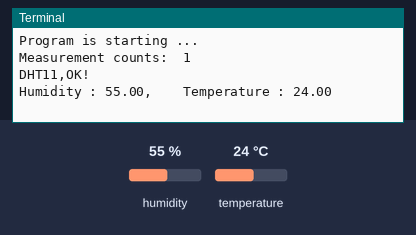
A program run on a simulated Raspberry Pi (header pin numbers). Shown: the last lines printed to the terminal. Inputs (shaded band) come from the test bench; at power-on: humidity 55 %, temperature 24 °C.

Above: at 1.2 s.
1.3 s: humidity set to 22 %
At 3.0 s:
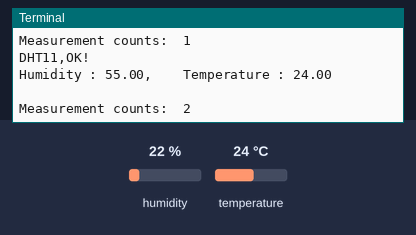
4.7 s: temperature set to 12 °C
At 6.9 s:
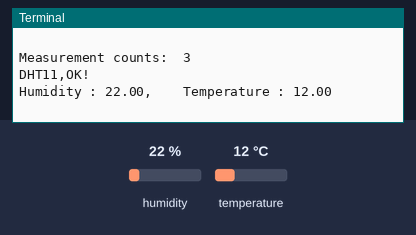
8.1 s: humidity set to 40 %
At 8.6 s:
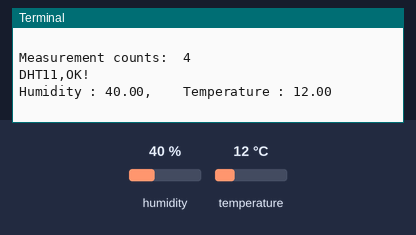
Timing chart, 0 to 11.1 s (numbered marks = the images above; inputs shaded):
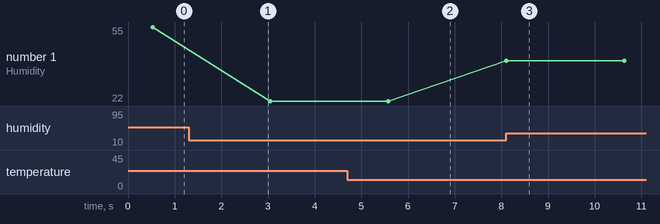

The program:

DHT11.py
```python
#!/usr/bin/env python3
#############################################################################
# Filename    : DHT11.py
# Description :	read the temperature and humidity data of DHT11
# Author      : freenove
# modification: 2020/10/16
########################################################################
import RPi.GPIO as GPIO
import time
import Freenove_DHT as DHT
#DHTPin = 11     #define the pin of DHT11
DHTPin = 33 # gpio 13

def loop():
    dht = DHT.DHT(DHTPin)   #create a DHT class object
    counts = 0 # Measurement counts
    while(True):
        counts += 1
        print("Measurement counts: ", counts)
        for i in range(0,15):
            chk = dht.readDHT11()     #read DHT11 and get a return value. Then determine whether data read is normal according to the return value.
            if (chk is dht.DHTLIB_OK):      #read DHT11 and get a return value. Then determine whether data read is normal according to the return value.
                print("DHT11,OK!")
                break
            time.sleep(0.1)
        print("Humidity : %.2f, \t Temperature : %.2f \n"%(dht.humidity,dht.temperature))
        time.sleep(2)

if __name__ == '__main__':
    print ('Program is starting ... ')
    try:
        loop()
    except KeyboardInterrupt:
        GPIO.cleanup()
        exit()
```

Measured:
- after the input at 4.7 s, the terminal: prints a new line after 0.88 s (image 2)
- after the input at 8.1 s, the terminal: prints a new line at once (image 3)
- plotted number 1: 55 → 22 after the input at 1.3 s, 22 → 40 after the input at 8.1 s
